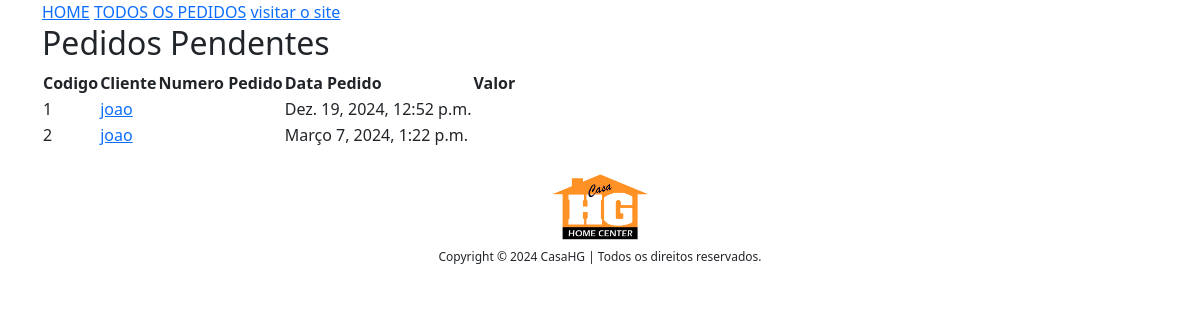
Before: /admin-home/ (signed in) with the older database file.
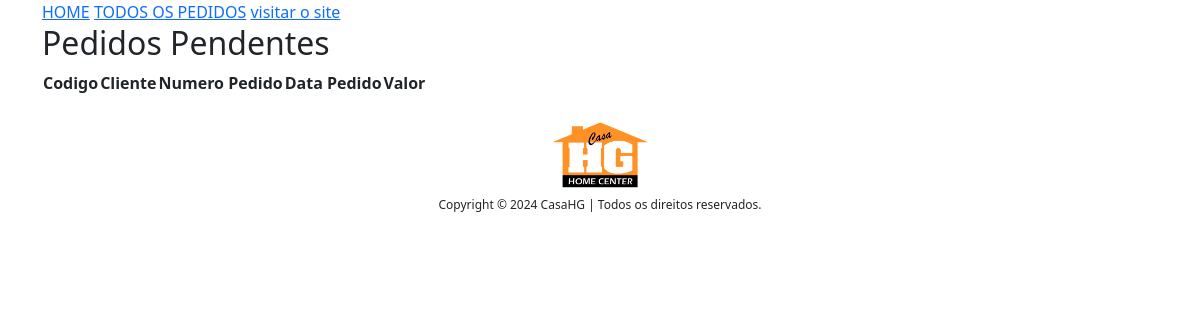
After: the same page with the newer database file.
### app/models.py (models this page shows, shortened)
class Pedido_order(models.Model):
    cliente = models.OneToOneField(Cliente,on_delete=models.CASCADE,default="")
    nome_cliente = models.CharField(max_length=200,default="")
    cpf_cnpj = models.CharField(max_length=20, default="") # cpf do cliente formatadinho direitinho
    codigo_cliente = models.CharField(max_length=8,default="",null=True,blank=True) # codigo consistente com sistema interno, se não tiver
    telefone = models.CharField(max_length=19,default="")
    carro = models.OneToOneField(Carro,on_delete=models.CASCADE)
    total_bruto = models.DecimalField(max_digits=10,decimal_places=2,default=0)
    total_desconto = models.DecimalField(max_digits=10,decimal_places=2,default=0)
    total_final = models.DecimalField(max_digits=10,decimal_places=2,default=0)
    pedido_status = models.CharField(max_length=50, choices=PEDIDO_STATUS)
    endereco_envio = models.OneToOneField(Endereco,on_delete=models.CASCADE,default="")
    endereco_envio_formatado = models.CharField(max_length=200,default="")
    criado_em = models.DateTimeField(auto_now_add=True)
    ordenado_por = models.CharField(max_length=200,null=True,blank=True)

class Empresa(models.Model):
    titulo = models.CharField(max_length=200)
    link = models.CharField(max_length=200,null=True,blank=True)
    image = models.ImageField(upload_to="empresas")

### app/views.py (the view)
# urls.py: path("admin-home/", AdminHomeView.as_view(), name="adminhome"),
class AdminHomeView(AdminRequireMixin, BaseContextMixin, TemplateView):
    template_name = "admin_paginas/adminhome.html"
    def get_context_data(self, **kwargs):
        context = super().get_context_data(**kwargs)
        context["PedidosPendentes"] = Pedido_order.objects.filter(pedido_status="Pedido Recebido").order_by("-id")
        return context

### app/context_processors.py (called while the page is built)
def add_empresa_to_context(request):
    return {'empresa': Empresa.objects.first(), 'debug_var': 'Debug Variable'}

### app/views.py (called while the page is built)
    def dispatch(self, request, *args, **kwargs):
        if request.user.is_authenticated:# and Admin.objects.filter(user=request.user).exists():
            pass
        else:
            return redirect("/admin-login/")
        return super().dispatch(request,*args,**kwargs)

    def get_context_data(self, **kwargs):
        context = super().get_context_data(**kwargs)
        context['todoscategorias'] = Categoria.objects.all()
        context['footer'] = Empresa.objects.all()
        return context

### templates/admin_paginas/adminhome.html (shortened to what this page needs)
{%extends "admin_paginas/adminbase.html"%}
    {% block content %}
    <div class = "container">
        <div class = "row">
            <div class = "col-md-12">
                <h2>Pedidos Pendentes</h2>
                <table>
                    <thead>
                        <tr>
                            <th>Codigo</th>
                            <th>Cliente</th>
                            <th>Numero Pedido</th>
                            <th>Data Pedido</th>
                            <th>Valor</th>
                        </tr>
                    </thead>
                    <tbody>
                        {% for pedido in PedidosPendentes %}
                        <tr>
                            <td>{{forloop.counter}}</td>
                            <td><a href="{% url 'lojaapp:adminpedido' pedido.id %}">{{pedido.ordenado_por}}</a></td>
                            <td>{{pedido.pedido_id}}</td>
                            <td>{{pedido.criado_em}}</td>
                            <td>{{pedido.total}}</td>
                        </tr>
                        {%endfor%}
                    </tbody>
                </table>
            </div>
        </div>
    </div>
    {% endblock %}

### templates/admin_paginas/adminbase.html (shortened to what this page needs)
<!doctype html>
<html lang="en">
<head>
    <link rel="stylesheet" href="https://cdn.jsdelivr.net/npm/bootstrap@5.3.2/dist/css/bootstrap.min.css">
</head>
<body>
    <div class = "container">
        <a href = "{% url 'lojaapp:adminhome' %}">HOME</a>
        <a href="{% url 'lojaapp:admintodospedido' %}" target="_blank"> TODOS OS PEDIDOS</a>
        <a href="{% url 'lojaapp:home' %}" target="_blank"> visitar o site</a>
    </div>
    {% block content %}
    {% endblock %}
    <br>
    <footer class="container" style="background-color: transparent; box-shadow: none;">
        <div class="row justify-content-center">
            <div class="col-3" style="display:flex; justify-content: center;">
                {% for empresa in footer %}
                    <a href=""><img src="{{ empresa.image.url }}" style="height: 70px;"></a>
                {% endfor %}
            </div>
            <div class="col-12">
                <h1 class="my-2" style="align-items: center; justify-content: center; font-size: 12px; display:flex;">Copyright © 2024 CasaHG | Todos os direitos reservados.</h1>
            </div>
        </div>
    </footer>
</body>
</html>

Changed rows visible on the page:
removed Pedido_order: ordenado_por "joao", criado_em "Dez. 19, 2024, 12:52 p.m."
removed Pedido_order: ordenado_por "joao", criado_em "Março 7, 2024, 1:22 p.m."
